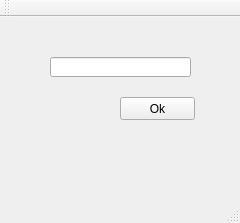
<?xml version="1.0" encoding="UTF-8"?>
<ui version="4.0">
 <class>RunDemoClass</class>
 <widget class="QMainWindow" name="RunDemoClass">
  <property name="geometry">
   <rect>
    <x>0</x>
    <y>0</y>
    <width>240</width>
    <height>223</height>
   </rect>
  </property>
  <property name="windowTitle">
   <string>RunDemo</string>
  </property>
  <widget class="QWidget" name="centralWidget">
   <widget class="QPushButton" name="btnOK">
    <property name="geometry">
     <rect>
      <x>120</x>
      <y>80</y>
      <width>75</width>
      <height>23</height>
     </rect>
    </property>
    <property name="text">
     <string>Ok</string>
    </property>
   </widget>
   <widget class="QLineEdit" name="lineEdit">
    <property name="geometry">
     <rect>
      <x>50</x>
      <y>40</y>
      <width>141</width>
      <height>20</height>
     </rect>
    </property>
   </widget>
  </widget>
  <widget class="QMenuBar" name="menuBar">
   <property name="geometry">
    <rect>
     <x>0</x>
     <y>0</y>
     <width>240</width>
     <height>23</height>
    </rect>
   </property>
  </widget>
  <widget class="QToolBar" name="mainToolBar">
   <attribute name="toolBarArea">
    <enum>TopToolBarArea</enum>
   </attribute>
   <attribute name="toolBarBreak">
    <bool>false</bool>
   </attribute>
  </widget>
  <widget class="QStatusBar" name="statusBar"/>
 </widget>
 <layoutdefault spacing="6" margin="11"/>
 <resources>
  <include location="RunDemo.qrc"/>
 </resources>
 <connections/>
</ui>
